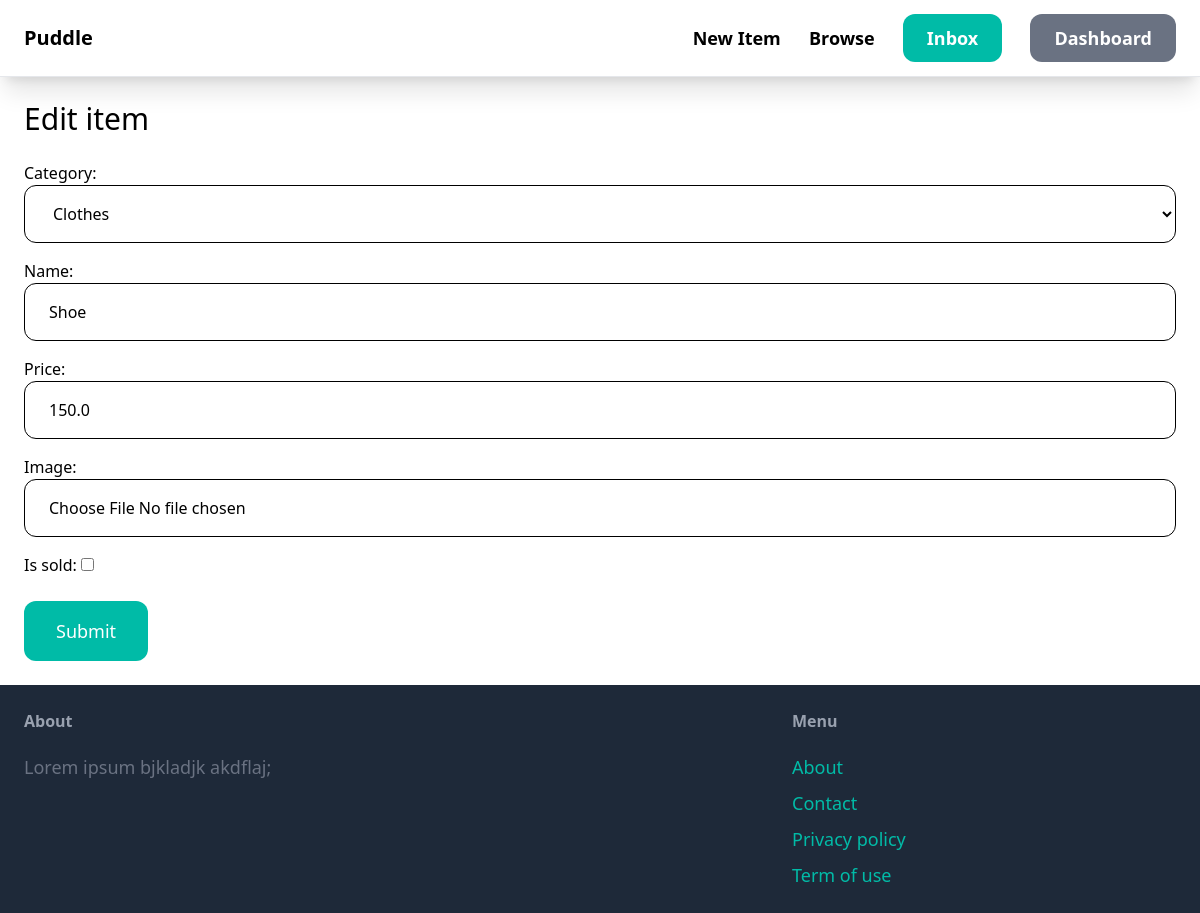
Page /items/2/edit/ (signed in) on the earlier database version.
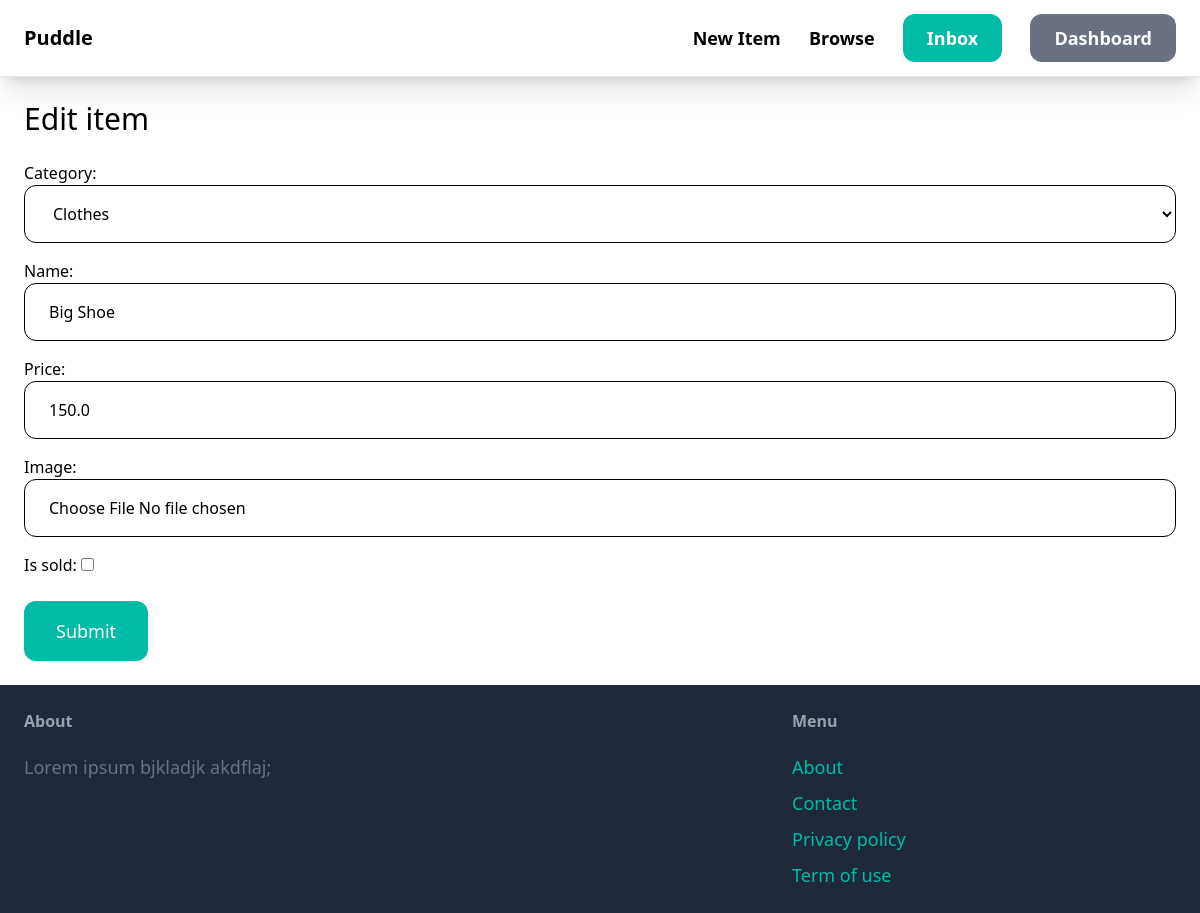
Same page on the later database version.
### item/models.py (models this page shows, shortened)
class Category(models.Model):
  name = models.CharField(max_length=255)
  class Meta:
    ordering = ('name',)
    verbose_name_plural = 'Categories'
  def __str__(self):
    return self.name

class Item(models.Model):
   category = models.ForeignKey(Category, related_name='items', on_delete=models.CASCADE)
   name = models.CharField(max_length=255)
   description = models.TextField(blank=True, null=True)
   price = models.FloatField()
   image = models.ImageField(upload_to='item_images', blank=True, null=True)
   is_sold = models.BooleanField(default=False)
   created_by = models.ForeignKey(User, related_name='items', on_delete=models.CASCADE)
   created_at = models.DateTimeField(auto_now_add=True)

### item/views.py (the view)
# urls.py: path("<int:pk>/edit/", views.edit, name="edit"),
@login_required
def edit(request, pk):
    item = get_object_or_404(Item, pk=pk, created_by=request.user)  # Ensure the user owns the item
    if request.method == "POST":
        form = EditItemForm(request.POST, request.FILES, instance=item)  # Bind form to existing item
        if form.is_valid():
            form.save()  # Save updates to database
            return redirect("item:detail", pk=item.id)  # Redirect to item detail page
    else:
        form = EditItemForm(instance=item)  # Prepopulate form with existing item data
    return render(request, "item/form.html", {"form": form, "title": "Edit item"})

### item/forms.py
class EditItemForm(forms.ModelForm):
    class Meta:
        model = Item
        fields = (
            "category",
            "name",
            "price",
            "image",
            "is_sold"
        )
        widgets = {
            "category": forms.Select(attrs={"class": INPUT_CLASSES}),
            "name": forms.TextInput(attrs={"class": INPUT_CLASSES}),
            "price": forms.TextInput(attrs={"class": INPUT_CLASSES}),
            "image": forms.FileInput(attrs={"class": INPUT_CLASSES}),
        }

### item/templates/item/form.html (shortened to what this page needs)
{% extends 'core/base.html' %}
{% block content %}
  <h1 class="mb-6 text-3xl">{{ title }}</h1>
  <form method="post" action="." enctype="multipart/form-data">
    <div class="space-y-4">
      {{ form.as_p }}
    </div>
     <button class="mt-6 py-4 px-8 text-lg bg-teal-500 hover:bg-teal-700 rounded-xl text-white">Submit</button>
  </form>
{% endblock content %}

Differences in the rows shown:
changed through a linked row, Category: name "Shoe" → "Big Shoe"
